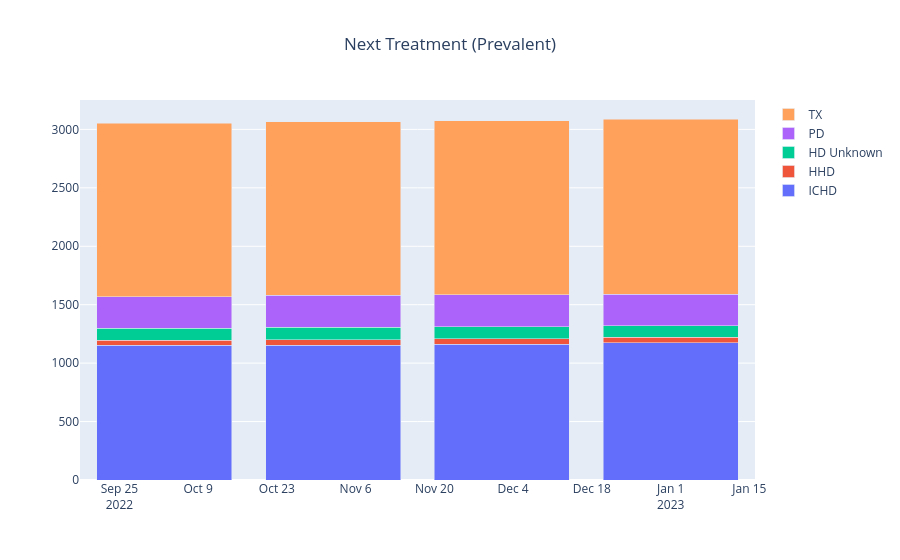

Notebook source saved alongside this figure:
### Code cell
ichd = go.Bar(x = output.prevalent_treatment_historical.data.dates, y = output.prevalent_treatment_historical.data.ichd, name = "ICHD")
hhd = go.Bar(x = output.prevalent_treatment_historical.data.dates, y = output.prevalent_treatment_historical.data.hhd, name = "HHD")
xxhd = go.Bar(x = output.prevalent_treatment_historical.data.dates, y = output.prevalent_treatment_historical.data.xxhd, name = "HD Unknown")
pd = go.Bar(x = output.prevalent_treatment_historical.data.dates, y = output.prevalent_treatment_historical.data.pd, name = "PD")
tx = go.Bar(x = output.prevalent_treatment_historical.data.dates, y = output.prevalent_treatment_historical.data.tx, name = "TX")

data = [ichd, hhd, xxhd, pd, tx]
layout = go.Layout(
    barmode="stack", 
    title= {"text" : output.prevalent_treatment_historical.metadata.title, "x":0.5}
)
fig2 = go.Figure(data=data, layout=layout)


display(Markdown(output.prevalent_treatment_historical.metadata.description))
fig2.show()

### Figure 1 — Plotly figure (JSON) as saved in the notebook; plotly's stock layout.template omitted (floating-point values rounded to 4 significant figures)
{"data": [{"name": "ICHD", "type": "bar", "x": ["2022-10-03T00:00:00", "2022-11-02T00:00:00", "2022-12-02T00:00:00", "2023-01-01T00:00:00"], "y": [1151, 1153, 1160, 1176]}, {"name": "HHD", "type": "bar", "x": ["2022-10-03T00:00:00", "2022-11-02T00:00:00", "2022-12-02T00:00:00", "2023-01-01T00:00:00"], "y": [46, 47, 47, 46]}, {"name": "HD Unknown", "type": "bar", "x": ["2022-10-03T00:00:00", "2022-11-02T00:00:00", "2022-12-02T00:00:00", "2023-01-01T00:00:00"], "y": [101, 107, 105, 96]}, {"name": "PD", "type": "bar", "x": ["2022-10-03T00:00:00", "2022-11-02T00:00:00", "2022-12-02T00:00:00", "2023-01-01T00:00:00"], "y": [268, 272, 273, 272]}, {"name": "TX", "type": "bar", "x": ["2022-10-03T00:00:00", "2022-11-02T00:00:00", "2022-12-02T00:00:00", "2023-01-01T00:00:00"], "y": [1487, 1486, 1490, 1499]}], "layout": {"barmode": "stack", "title": {"text": "Next Treatment (Prevalent)", "x": 0.5}}}
